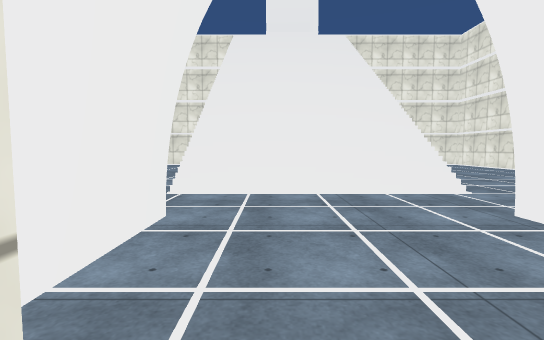
View 1 (above)

16 first-person views from a walk through a 3-D level made in the Unity game engine. The camera is 1.3 m above the floor, tilts 4° down and sees 85° across. The floor is counted in squares, 2.67 m on a side. Each view is taken from the middle of a square. On the plan, view 1 faces up. The plan holds only what a view shows up to about 9 squares ahead; the rest is blank. The player is left out. Surface patterns are stand-ins for the level's own textures.

View 2
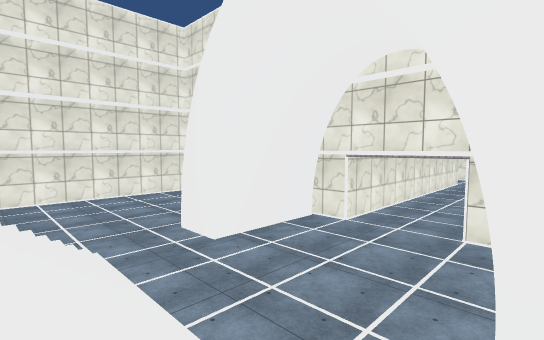

View 3
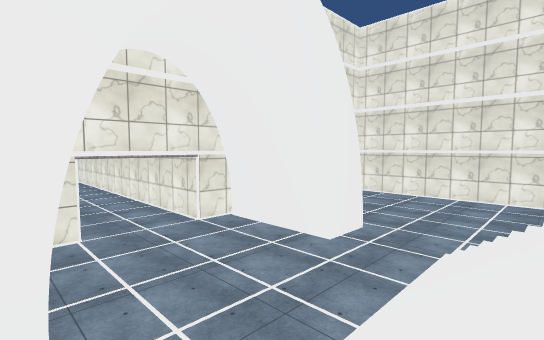

View 4
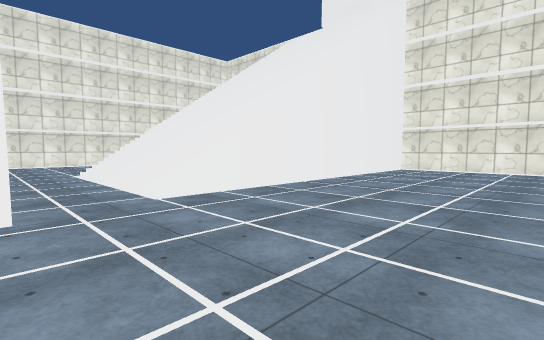

View 5
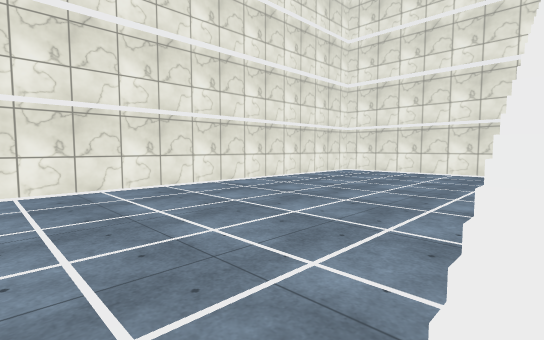

View 6
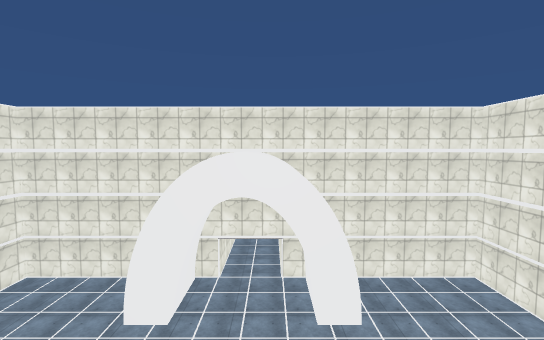

View 7
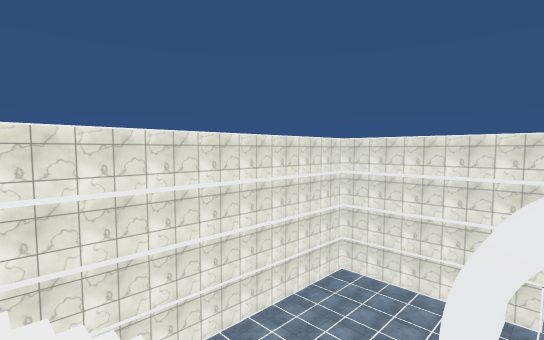

View 8
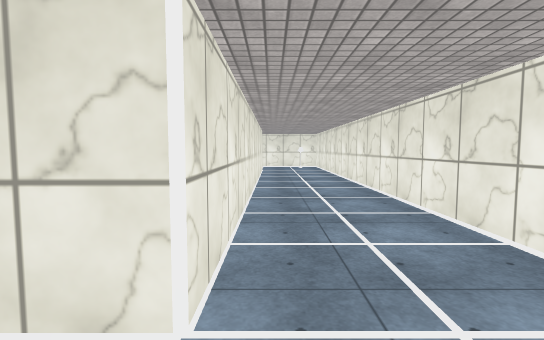

View 9
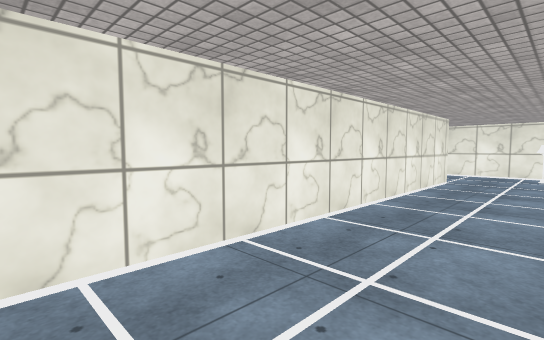

View 10
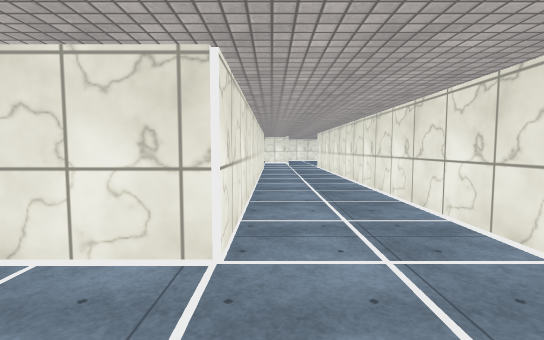

View 11
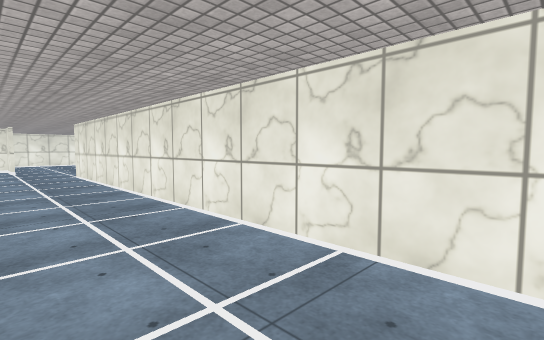

View 12
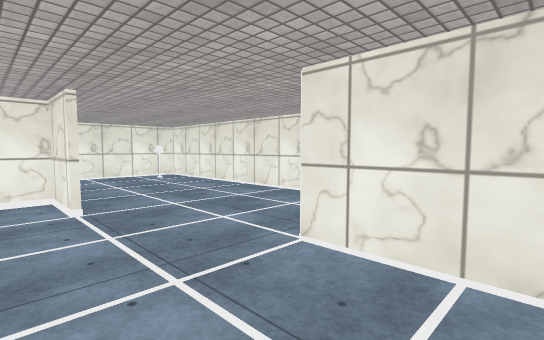

View 13
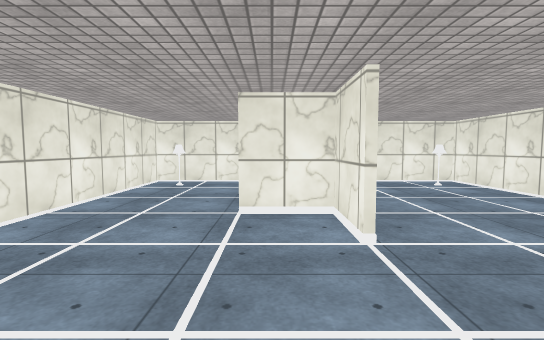

View 14
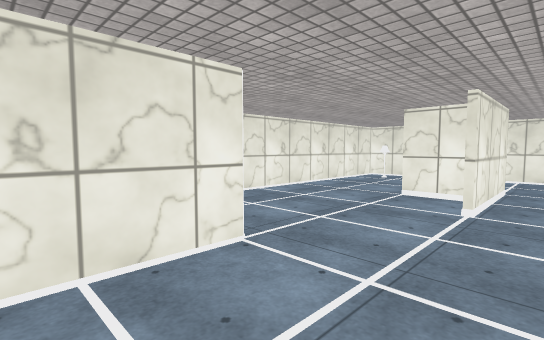

View 15
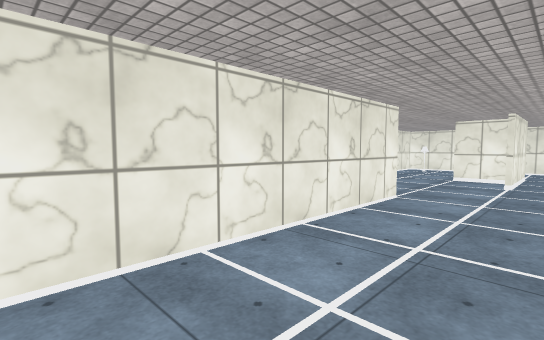

View 16
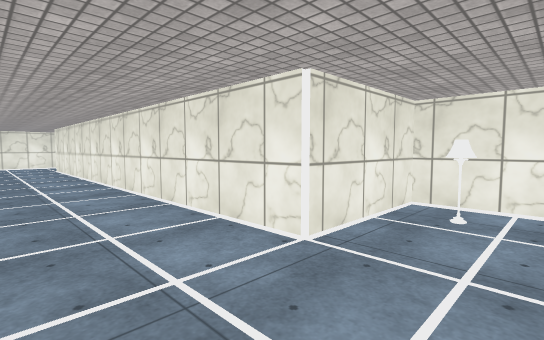

### Floor plan
Key: @ floor where view 1 was taken; # wall or solid block; x gap in a wall; . floor; / step, stairs or slope.
Columns run from 5 left of view 1 to 13 right of it. Each row starts with its distance up from view 1.
 10 #### # #####
  9 #...////...#
  8 #...////...#
  7 #...////...#
  6 #...////...#
  5 #...////...#
  4 #...////...#
  3 #..........#
  2 #...#..#...#
  1 #...#..#...#
  0 #####@.#####
 -1     #..#
 -2     #..#
 -3     #..#
 -4     #..#     #####
 -5     #..#######...##
 -6     #..........#x #
 -7     ##............#
 -8      #########...##
 -9              ######

Positions as (right, up) in squares from view 1, and headings:
1: (0, 0), facing up
2: (-1, 4), facing down-right
3: (2, 4), facing down-left
4: (5, 2), facing up-left
5: (-1, 3), facing up-left
6: (0, 7), facing down
7: (1, 8), facing down-right
8: (1, 1), facing down
9: (0, -1), facing down-right
10: (0, -6), facing right
11: (2, -6), facing down-right
12: (7, -6), facing down-right
13: (8, -6), facing right
14: (7, -7), facing up-right
15: (5, -7), facing up-right
16: (9, -7), facing up-left
